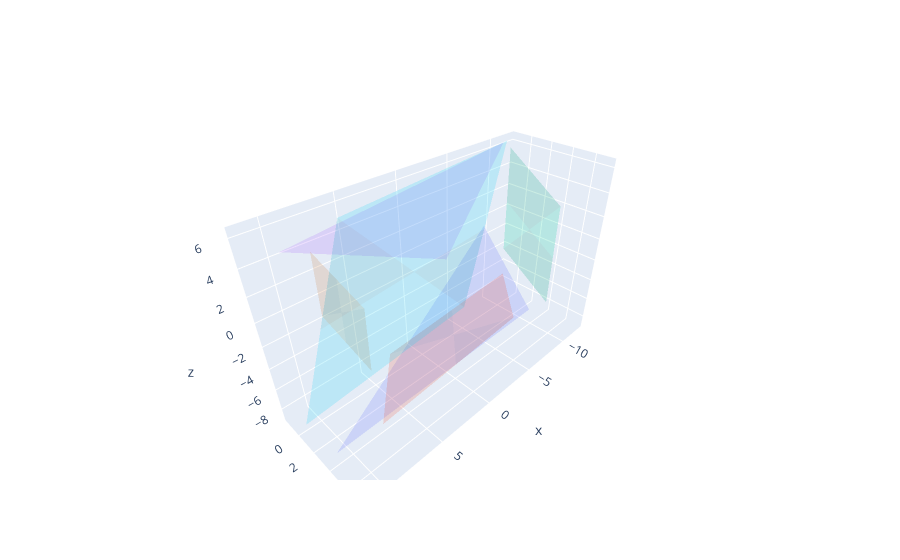

The notebook cell this image was saved under:
### Code cell
'''
fig = go.Figure()
#pcd = o3d.io.read_point_cloud('../limerick_pc.ply')
#G.plot_points(fig, np.array(pcd.points), size=0.3)
G.plot_surfaces(fig, well_optimized_surfaces)
'''

### Figure 1 — Plotly figure (JSON) as saved in the notebook; plotly's stock layout.template omitted (floating-point values rounded to 4 significant figures)
{"data": [{"alphahull": 5, "i": [0], "j": [1], "k": [2], "opacity": 0.2, "type": "mesh3d", "x": [-10.1, 0.8677, 10.99], "y": [3.655, 6.999, 3.666], "z": [-7.845, 6.011, -8.48]}, {"alphahull": 5, "i": [0, 3], "j": [1, 1], "k": [2, 2], "opacity": 0.2, "type": "mesh3d", "x": [7.559, 2.707, -7.38, -12.23], "y": [4.352, -0.8975, 3.922, -1.327], "z": [-7.915, -7.983, -7.095, -7.162]}, {"alphahull": 5, "i": [0, 3], "j": [1, 1], "k": [2, 2], "opacity": 0.2, "type": "mesh3d", "x": [-11.57, -11.68, -11.17, -11.29], "y": [4.454, -1.046, 4.686, -0.8143], "z": [-7.365, -3.937, 2.497, 5.926]}, {"alphahull": 5, "i": [0], "j": [1], "k": [2], "opacity": 0.2, "type": "mesh3d", "x": [9.467, 4.221, -11.39], "y": [-1.462, 7.335, -1.661], "z": [4.325, 5.369, 6.167]}, {"alphahull": 5, "i": [0, 3], "j": [1, 1], "k": [2, 2], "opacity": 0.2, "type": "mesh3d", "x": [7.83, 7.627, 7.844, 7.64], "y": [-0.8697, 4.064, -0.9922, 3.942], "z": [3.937, 2.12, -1.153, -2.97]}, {"alphahull": 5, "i": [0, 3], "j": [1, 1], "k": [2, 2], "opacity": 0.2, "type": "mesh3d", "x": [11.13, 5.791, -6.398, -11.74], "y": [-0.08411, -0.5684, -1.121, -1.605], "z": [-8.752, 5.597, -8.142, 6.207]}], "layout": {"scene": {"aspectmode": "data"}}}
